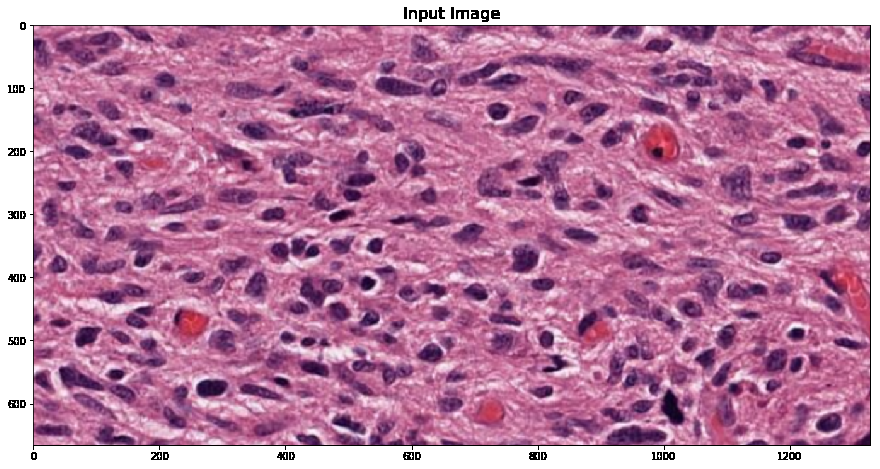
#> input picture .doctrees/nbsphinx/examples_color-deconvolution_3_0.png, 880 x 469 px
$ python -i min_model.py   (imports and definitions only)   (Python 2 division)   (older library calls are emulated)
#> lines starting #> are read from the running program, lines starting #| are printed output that depends on the picture
from histomicstk.segmentation import label
import numpy as np
import scipy.ndimage.filters as ft
import scipy.ndimage.measurements as ms
import scipy.ndimage.morphology as mp
import skimage.morphology as mo
from skimage.draw import polygon


def min_model(I, Delta=0.3, MaxLength=225, Compaction=3,
              MinArea=100, MinWidth=5, MinDepth=2, MinConcavity=np.inf):
    """Performs a nuclear segmentation using a gradient contour tracing and
    geometry splitting algorithm. Implemented from the reference below.

    Parameters
    ----------
    I : array_like
        An intensity image used for analyzing local minima/maxima and
        gradients. Dimensions M x N.
    Delta : float
        Fractional difference threshold between minima/maxima pairs to
        be included in seed point detection. Fractional difference
        ([0, 1]) in total image range e.g. Delta = 0.3 with a uint8
        input would translate to 0.3 * 255. Default value = 0.3.
    MaxLength : int
        Maximum allowable contour length. Default value = 255.
    Compaction : int
        Factor used in compacting objects to remove thin spurs. Refered to as
        'd' in the paper. Default value = 3.
    MinArea : int
        Minimum area of objects to analyze. Default value = 100.
    MinWidth : int
        Minimum max-width of objects to analyze. Default value = 5.
    MinDepth : float
        Minimum depth of concavities to consider during geometric splitting.
        Default value = 2.
    MinConcavity : float
        Minimum concavity score to consider when performing for geometric
        splitting. Default value = np.inf.

    Notes
    -----
    Objects are assumed to be dark (as nuclei in hematoxylin channel from color
    deconvolution). Smoothing improves accuracy and computation time by
    eliminating spurious seed points. Specifying a value for 'Delta' prevents
    shallow transitions from being included, also reducing computation time and
    increasing specificity.

    Returns
    -------
    X : array_like
        A 1D array of horizontal coordinates of contour seed pixels for
        tracing.
    Y : array_like
        A 1D array of the vertical coordinates of seed pixels for tracing.
    Min : array_like
        A 1D array of the corresponding minimum values for contour tracing of
        seed point X, Y.
    Max : array_like
        A 1D array of the corresponding maximum values for contour tracing of
        seed point X, Y.

    See Also
    --------
    histomicstk.segmentation.label.trace_object_boundaries

    References
    ----------
    .. [#] S. Weinert et al "Detection and Segmentation of Cell Nuclei in
       Virtual Microscopy Images: A Minimum-Model Approach" in Nature
       Scientific Reports,vol.2,no.503, doi:10.1038/srep00503, 2012.

    """

    # identify contour seed points
    X, Y, Min, Max = seed_contours(I, Delta)

    # trace contours from seeds
    cXs, cYs = trace_contours(I, X, Y, Min, Max, MaxLength)

    # score successfully traced contours
    Scores = score_contours(I, cXs, cYs)

    # construct label image from scored contours
    Label = label_contour(I.shape, cXs, cYs, Scores)

    # compact contours to remove spurs - the paper calls this "optimization"
    Label = label.compact(Label, Compaction)

    # cleanup label image
    Label = label.split(Label)
    Label = label.area_open(Label, MinArea)
    Label = label.width_open(Label, MinWidth)

    # split objects with concavities
    Label = split_concavities(Label, MinDepth, MinConcavity)

    return Label

# [133 lines left out: function seed_contours_slow, not called in this run]


def seed_contours(I, Delta=0.3):
    """Detects seed pixels for contour tracing by finding max-gradient points
    between local minima and maxima in an intensity image.

    Parameters
    ----------
    I : array_like
        An intensity image used for analyzing local minima/maxima and
        gradients. Dimensions M x N.
    Delta : float
        Fractional difference threshold between minima/maxima pairs to
        be included in seed point detection. Fractional difference
        ([0, 1]) in total image range e.g. Delta = 0.3 with a uint8
        input would translate to 0.3 * 255.  Default value = 0.3.

    Notes
    -----
    Objects are assumed to be dark (as nuclei in hematoxylin channel from color
    deconvolution). Smoothing improves accuracy and computation time by
    eliminating spurious seed points. Specifying a value for 'Delta' prevents
    shallow transitions from being included, also reducing computation time and
    increasing specificity.

    Returns
    -------
    X : array_like
        A 1D array of horizontal coordinates of contour seed pixels for
        tracing.
    Y : array_like
        A 1D array of the vertical coordinates of seed pixels for tracing.
    Min : array_like
        A 1D array of the corresponding minimum values for contour tracing of
        seed point X, Y.
    Max : array_like
        A 1D array of the corresponding maximum values for contour tracing of
        seed point X, Y.

    See Also
    --------
    TraceBounds, SeedContours, MinimumModel

    References
    ----------
    .. [#] S. Weinert et al "Detection and Segmentation of Cell Nuclei in
    Virtual Microscopy Images: A Minimum-Model Approach" in Nature Scientific
    Reports,vol.2,no.503, doi:10.1038/srep00503, 2012.

    """

    # initialize outputs
    X = []
    Y = []
    Min = []
    Max = []

    # for each image row
    for i in np.arange(I.shape[0]):

        # calculate gradient
        Gradient = np.hstack((np.nan, I[i, 2:] - I[i, 0:-2], np.nan))

        # identify local maxima and minimia of row 'i' of 'I'
        Maxima = ((I[i, 1:-1] >= I[i, 0:-2]) &
                  (I[i, 1:-1] > I[i, 2:])).nonzero()[0] + 1
        Minima = ((I[i, 1:-1] < I[i, 0:-2]) &
                  (I[i, 1:-1] <= I[i, 2:])).nonzero()[0] + 1

        # identify transitions - start of intervals of monotonic non-increase
        dI = np.sign(I[i, 1:] - I[i, 0:-1])
        dI = np.hstack((dI, dI[-1]))
        Transitions = np.nonzero(dI == 1)[0]
        Transitions = np.hstack((Transitions, I.shape[1]-1))

        # define min/max neighbor pairs
        MinPair = []
        MaxPair = []
        if(Minima.size > 0) & (Maxima.size > 0):

            # initialize initial positions of min/max & transition indices
            MinPos = 0
            MaxPos = 0
            TranPos = 0

            # iterate through maxima, identifying relevant minima for each
            while MaxPos < Maxima.size:
                Index = np.nonzero(Minima > Maxima[MaxPos])[0]
                if Index.size:  # minima found beyond current maxima

                    # get position of next minimum in array 'Minima'
                    MinPos = Index[0]

                    # increment transition point to beyond current maxima
                    while ((TranPos < Transitions.size) &
                           (Transitions[TranPos] < Maxima[MaxPos])):
                        TranPos += 1

                    # add minima to current maxima until transition is reached
                    while Minima[MinPos] <= Transitions[TranPos]:
                        MinPair.append(Minima[MinPos])
                        MaxPair.append(Maxima[MaxPos])
                        MinPos += 1
                        if(MinPos == Minima.size):
                            break

                    # increment maxima
                    MaxPos += 1

                else:  # no minima beyond current maxima - quit
                    break

        # convert maxima/minima pairs to numpy arrays
        Maxima = np.asarray(MaxPair)
        Minima = np.asarray(MinPair)

        # remove pairs that do not have at least one pixel between them
        Close = ((Minima - Maxima) < 2).nonzero()
        Maxima = np.delete(Maxima, Close)
        Minima = np.delete(Minima, Close)

        # remove pairs that do not have sufficient intensity transitions
        if(Delta is not None):
            print I.dtype
            if np.issubdtype(I.dtype, np.integer):
                Range = Delta * 255.0
            elif np.issubdtype(I.dtype, np.float):
                Range = Delta * 1.0
            Shallow = ((I[i, Maxima] - I[i, Minima] < Range)).nonzero()
            Maxima = np.delete(Maxima, Shallow)
            Minima = np.delete(Minima, Shallow)

        # identify max gradient locations within paired maxima/minima
        MinGrad = np.zeros(Maxima.shape, dtype=int)
        for j in np.arange(Maxima.size):
            MinGrad[j] = np.argmin(Gradient[Maxima[j]+1:Minima[j]]) + \
                Maxima[j]+1

        # capture min, max values and add to list with seed coordinates
        if(Maxima.size > 0):
            X.extend(MinGrad)
            Y.extend(i * np.ones((Maxima.size)))
            Min.extend(I[i, Minima])
            Max.extend(I[i, MinGrad])

    # convert outputs from lists to numpy arrays
    X = np.array(X, dtype=np.uint)
    Y = np.array(Y, dtype=np.uint)
    Min = np.array(Min, dtype=I.dtype)
    Max = np.array(Max, dtype=I.dtype)

    # return seed pixels positions and intensity range intervals
    return X, Y, Min, Max


# [591 lines left out: functions trace_contours, score_contours, label_contour, split_concavities, angle_score, length_score and 1 more, not called in this run]

>>> import cv2
>>> picture = cv2.imread('../../../.doctrees/nbsphinx/examples_color-deconvolution_3_0.png', cv2.IMREAD_GRAYSCALE)
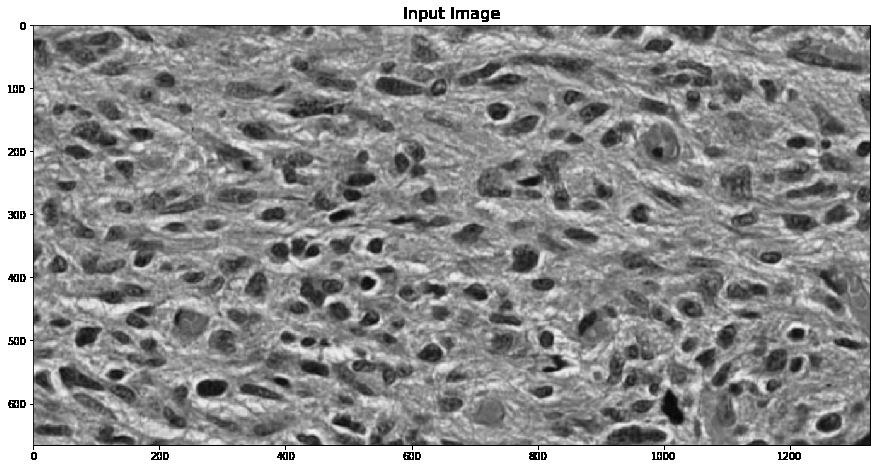
#> picture: shape (469, 880); min 0, max 255, mean 147
>>> result = min_model(picture)
#> the loop in seed_contours, `for i in np.arange(I.shape[0]):` made 1 pass
#> Transitions on pass 1: [879]
#> after the loop in seed_contours, `for i in np.arange(I.shape[0]):`: Max = []
#> (the run stopped early here; a loop or call above may not have finished)
